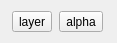
<?xml version="1.0" encoding="UTF-8"?>
<!--
 Addle source code
 Copyright 2019 Eleanor Hawk
 Modification and distribution permitted under the terms of the MIT License.
 See "LICENSE" for full details.
-->
<ui version="4.0">
 <class>Form</class>
 <widget class="QWidget" name="Form">
  <property name="geometry">
   <rect>
    <x>0</x>
    <y>0</y>
    <width>117</width>
    <height>43</height>
   </rect>
  </property>
  <property name="windowTitle">
   <string>Form</string>
  </property>
  <layout class="QHBoxLayout" name="horizontalLayout">
   <item>
    <widget class="QToolButton" name="toolButton">
     <property name="text">
      <string>layer</string>
     </property>
    </widget>
   </item>
   <item>
    <widget class="QToolButton" name="toolButton_2">
     <property name="text">
      <string>alpha</string>
     </property>
    </widget>
   </item>
  </layout>
 </widget>
 <resources/>
 <connections/>
</ui>
